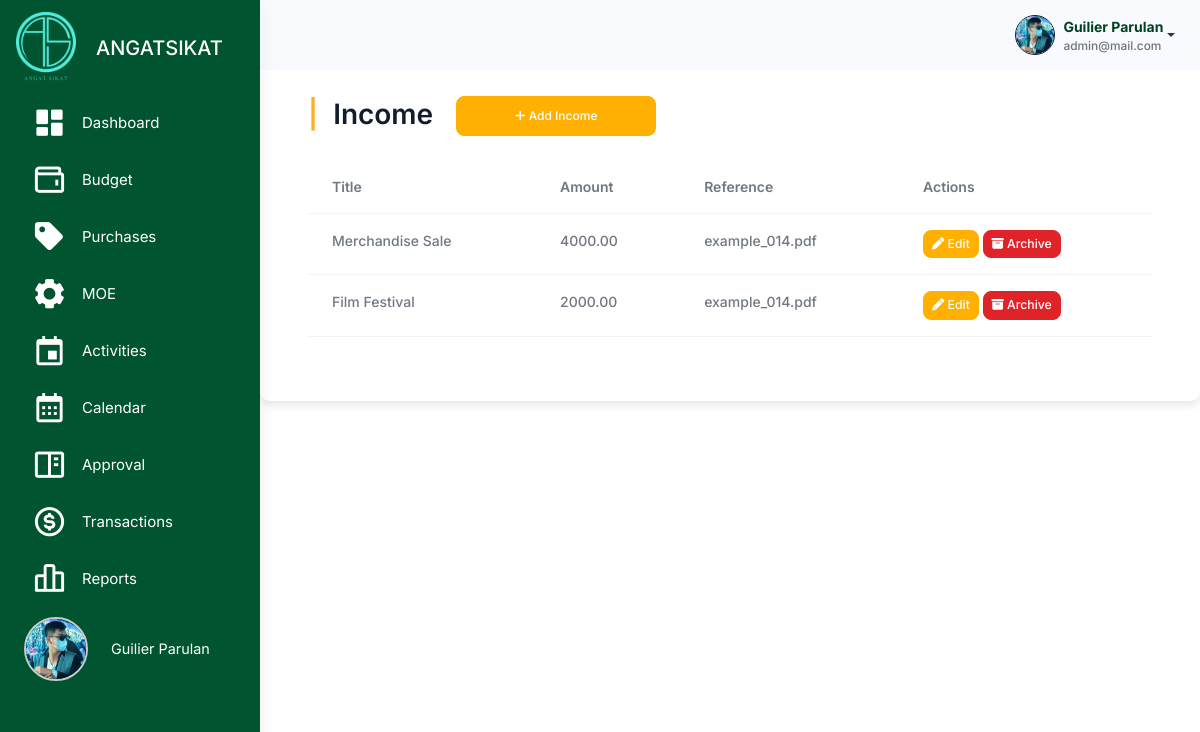
/src/income_and_expenses/income.php (signed in), run on an earlier commit of the app's database.
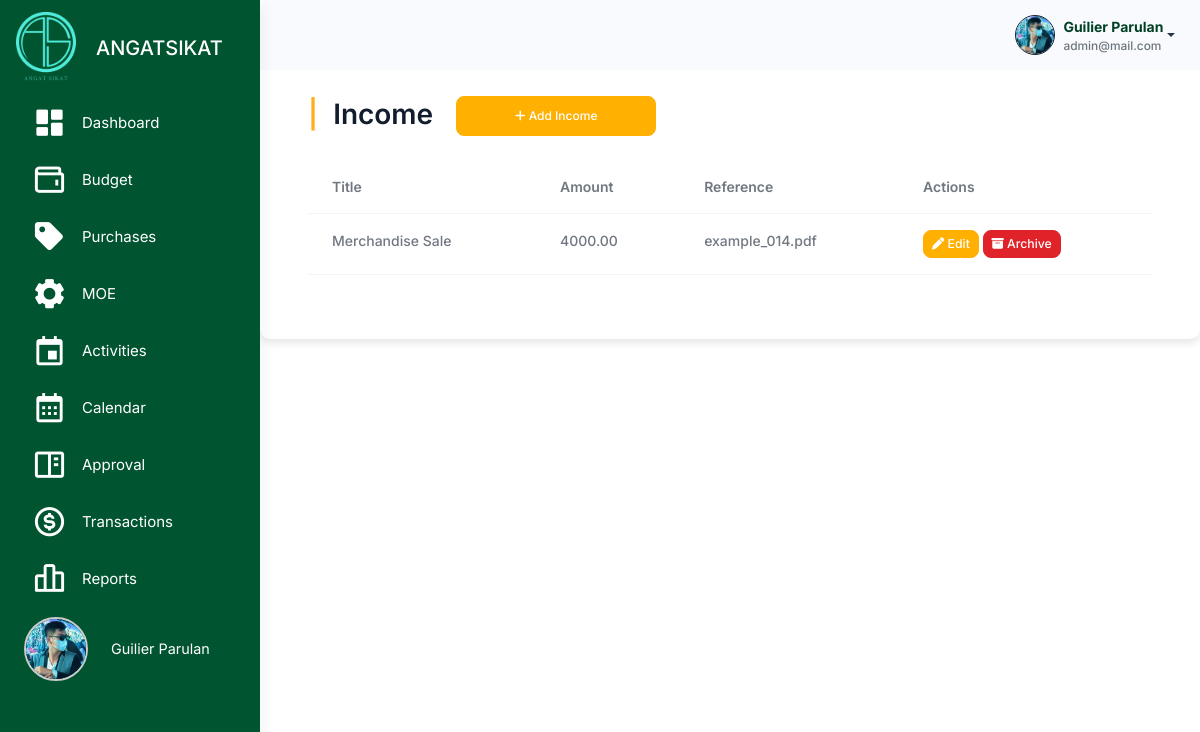
And on a later commit of the database.
### tables this page shows
CREATE TABLE `income` (
  `income_id` int(11) NOT NULL,
  `organization_id` int(11) NOT NULL,
  `summary_id` int(11) NOT NULL,
  `category` varchar(255) NOT NULL,
  `title` varchar(255) NOT NULL,
  `amount` decimal(10,2) NOT NULL,
  `reference` varchar(255) DEFAULT NULL,
  `created_at` timestamp NOT NULL DEFAULT current_timestamp(),
  `archived` tinyint(4) NOT NULL DEFAULT 0
);

### src/session_check.php (called while the page is built, shortened)
<?php
$organization_id = $_SESSION['organization_id'];
?>

### src/user_query.php (called while the page is built, shortened)
<?php
$user_id = $_SESSION['user_id'];
$user_query = "SELECT * FROM users WHERE user_id = '$user_id'";
$user_result = mysqli_query($conn, $user_query);
?>

### src/income_and_expenses/income.php (the view, shortened to what the changed rows need)
<?php
include '../connection.php';
include '../session_check.php';
include '../user_query.php';
$sql = "SELECT * FROM income WHERE organization_id = $organization_id AND archived = 0";
$result = $conn->query($sql);
?>
<!DOCTYPE html>
<html lang="en">
<head>
    <link rel="stylesheet" href="../assets/css/styles.min.css" />
    <link rel="stylesheet" href="../budget_management/css/budget.css" />
    <link href="https://unpkg.com/boxicons@2.1.4/css/boxicons.min.css" rel="stylesheet" />
    <link rel="stylesheet" href="https://cdnjs.cloudflare.com/ajax/libs/font-awesome/6.6.0/css/all.min.css">
    <link rel="stylesheet"
        href="https://cdnjs.cloudflare.com/ajax/libs/selectize.js/0.12.6/css/selectize.bootstrap3.min.css"
 />
    <link rel="stylesheet" href="https://cdn.datatables.net/1.13.1/css/dataTables.bootstrap5.min.css">
</head>
<body>
    <div class="page-wrapper" id="main-wrapper" data-layout="vertical" data-navbarbg="skin6" data-sidebartype="full"
        data-sidebar-position="fixed" data-header-position="fixed">
        <div class="body-wrapper">
            <div class="container mt-5 p-5">
                <h2 class="mb-4"><span class="text-warning fw-bold me-2">|</span> Income
                    <button class="btn btn-primary ms-3" data-bs-toggle="modal" data-bs-target="#addModal"
                        style="height: 40px; width: 200px; border-radius: 8px; font-size: 12px;">
                        <i class="fa-solid fa-plus"></i> Add Income
                    </button>
                </h2>
                <table id="incomeTable" class="table">
                    <thead>
                        <tr>
                            <th>Title</th>
                            <th>Amount</th>
                            <th>Reference</th>
                            <th>Actions</th>
                        </tr>
                    </thead>
                    <tbody>
                        <?php
            if ($result->num_rows > 0) {
                while($row = $result->fetch_assoc()) {
                    echo "<tr>
                            <td>{$row['title']}</td>
                            <td>{$row['amount']}</td>
                            <td>{$row['reference']}</td>
                            <td>
                                <button class='btn btn-primary btn-sm edit-btn'
                                        data-bs-toggle='modal'
                                        data-bs-target='#editModal'
                                        data-id='{$row['income_id']}'>
                                    <i class='fa-solid fa-pen'></i> Edit
                                </button>
                                <button class='btn btn-danger btn-sm archive-btn'
                                        data-id='{$row['income_id']}'>
                                    <i class='fa-solid fa-box-archive'></i> Archive
                                </button>
                            </td>
                        </tr>";
                }
            } else {
                echo "<tr><td colspan='7' class='text-center'>No expenses found</td></tr>";
            }
            ?>
                    </tbody>
                </table>
            </div>
        </div>
    </div>
</body>
</html>

What changed in the data, as far as the page shows it:
removed income: title "Film Festival", amount "2000.00", reference "example_014.pdf"
